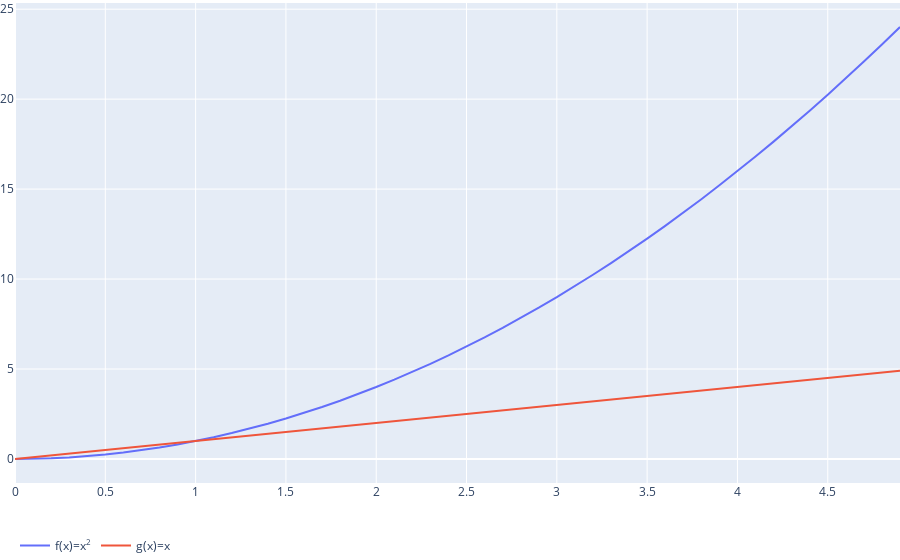

Write notebook code for a chart like this one.
### Code cell
fig = go.Figure()
fig.add_trace(go.Scatter(x=x, y=f(x),  name='f(x)=x<sup>2</sup>'))
fig.add_trace(go.Scatter(x=x, y=x, name='g(x)=x'))
fig.update_layout(legend_orientation="h", 
                  margin=dict(l=0, r=0, t=0, b=0))
fig.show()

### Figure 1 — Plotly figure (JSON) as saved in the notebook; plotly's stock layout.template omitted (floating-point values rounded to 4 significant figures)
{"data": [{"name": "f(x)=x<sup>2</sup>", "type": "scatter", "x": [0, 0.1, 0.2, 0.3, 0.4, 0.5, 0.6, 0.7, 0.8, 0.9, 1, 1.1, 1.2, 1.3, 1.4, 1.5, 1.6, 1.7, 1.8, 1.9, 2, 2.1, 2.2, 2.3, 2.4, 2.5, 2.6, 2.7, 2.8, 2.9, 3, 3.1, 3.2, 3.3, 3.4, 3.5, 3.6, 3.7, 3.8, 3.9, 4, 4.1, 4.2, 4.3, 4.4, 4.5, 4.6, 4.7, 4.8, 4.9], "y": [0, 0.01, 0.04, 0.09, 0.16, 0.25, 0.36, 0.49, 0.64, 0.81, 1, 1.21, 1.44, 1.69, 1.96, 2.25, 2.56, 2.89, 3.24, 3.61, 4, 4.41, 4.84, 5.29, 5.76, 6.25, 6.76, 7.29, 7.84, 8.41, 9, 9.61, 10.24, 10.89, 11.56, 12.25, 12.96, 13.69, 14.44, 15.21, 16, 16.81, 17.64, 18.49, 19.36, 20.25, 21.16, 22.09, 23.04, 24.01]}, {"name": "g(x)=x", "type": "scatter", "x": [0, 0.1, 0.2, 0.3, 0.4, 0.5, 0.6, 0.7, 0.8, 0.9, 1, 1.1, 1.2, 1.3, 1.4, 1.5, 1.6, 1.7, 1.8, 1.9, 2, 2.1, 2.2, 2.3, 2.4, 2.5, 2.6, 2.7, 2.8, 2.9, 3, 3.1, 3.2, 3.3, 3.4, 3.5, 3.6, 3.7, 3.8, 3.9, 4, 4.1, 4.2, 4.3, 4.4, 4.5, 4.6, 4.7, 4.8, 4.9], "y": [0, 0.1, 0.2, 0.3, 0.4, 0.5, 0.6, 0.7, 0.8, 0.9, 1, 1.1, 1.2, 1.3, 1.4, 1.5, 1.6, 1.7, 1.8, 1.9, 2, 2.1, 2.2, 2.3, 2.4, 2.5, 2.6, 2.7, 2.8, 2.9, 3, 3.1, 3.2, 3.3, 3.4, 3.5, 3.6, 3.7, 3.8, 3.9, 4, 4.1, 4.2, 4.3, 4.4, 4.5, 4.6, 4.7, 4.8, 4.9]}], "layout": {"legend": {"orientation": "h"}, "margin": {"b": 0, "l": 0, "r": 0, "t": 0}}}
